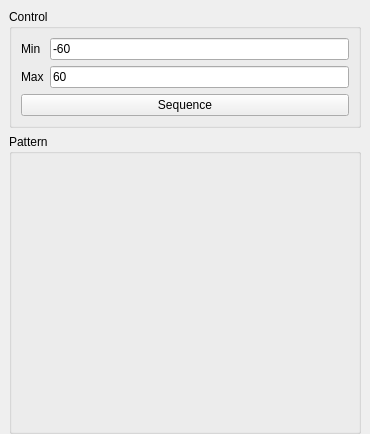
<?xml version="1.0" encoding="UTF-8"?>
<ui version="4.0">
 <class>application</class>
 <widget class="QMainWindow" name="application">
  <property name="geometry">
   <rect>
    <x>0</x>
    <y>0</y>
    <width>370</width>
    <height>434</height>
   </rect>
  </property>
  <property name="minimumSize">
   <size>
    <width>370</width>
    <height>434</height>
   </size>
  </property>
  <property name="maximumSize">
   <size>
    <width>370</width>
    <height>434</height>
   </size>
  </property>
  <property name="windowTitle">
   <string>application</string>
  </property>
  <widget class="QWidget" name="main">
   <layout class="QGridLayout" name="gridLayout">
    <property name="leftMargin">
     <number>9</number>
    </property>
    <property name="topMargin">
     <number>9</number>
    </property>
    <property name="rightMargin">
     <number>9</number>
    </property>
    <property name="bottomMargin">
     <number>9</number>
    </property>
    <item row="0" column="0">
     <widget class="QGroupBox" name="control_box">
      <property name="title">
       <string>Control</string>
      </property>
      <layout class="QGridLayout" name="control_lyt">
       <item row="0" column="0">
        <widget class="QLabel" name="min_lbl">
         <property name="text">
          <string>Min</string>
         </property>
        </widget>
       </item>
       <item row="0" column="1">
        <widget class="QLineEdit" name="min">
         <property name="text">
          <string>-60</string>
         </property>
        </widget>
       </item>
       <item row="1" column="0">
        <widget class="QLabel" name="max_lbl">
         <property name="text">
          <string>Max</string>
         </property>
        </widget>
       </item>
       <item row="1" column="1">
        <widget class="QLineEdit" name="max">
         <property name="text">
          <string>60</string>
         </property>
        </widget>
       </item>
       <item row="2" column="0" colspan="2">
        <widget class="QPushButton" name="sequence_btn">
         <property name="text">
          <string>Sequence</string>
         </property>
        </widget>
       </item>
      </layout>
     </widget>
    </item>
    <item row="1" column="0">
     <widget class="QGroupBox" name="pattern_box">
      <property name="minimumSize">
       <size>
        <width>0</width>
        <height>300</height>
       </size>
      </property>
      <property name="maximumSize">
       <size>
        <width>16777215</width>
        <height>300</height>
       </size>
      </property>
      <property name="title">
       <string>Pattern</string>
      </property>
      <layout class="QGridLayout" name="pattern_lyt">
       <item row="0" column="0">
        <widget class="QWidget" name="plot" native="true">
         <layout class="QGridLayout" name="plot_lyt"/>
        </widget>
       </item>
      </layout>
     </widget>
    </item>
   </layout>
  </widget>
 </widget>
 <tabstops>
  <tabstop>min</tabstop>
  <tabstop>max</tabstop>
 </tabstops>
 <resources/>
 <connections/>
</ui>
